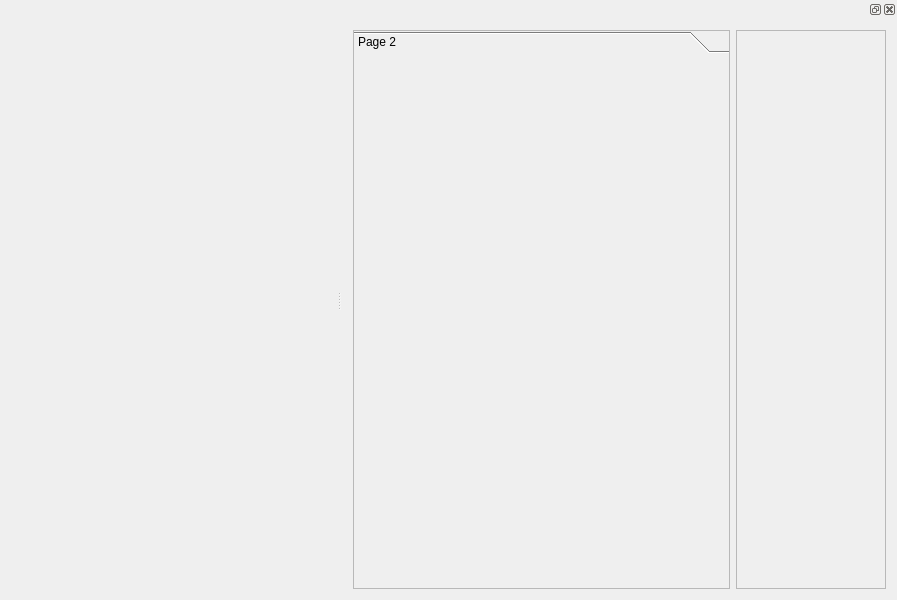
<?xml version="1.0" encoding="UTF-8"?>
<ui version="4.0">
 <class>MainWindow</class>
 <widget class="QMainWindow" name="MainWindow">
  <property name="geometry">
   <rect>
    <x>0</x>
    <y>0</y>
    <width>897</width>
    <height>600</height>
   </rect>
  </property>
  <property name="minimumSize">
   <size>
    <width>800</width>
    <height>600</height>
   </size>
  </property>
  <property name="baseSize">
   <size>
    <width>800</width>
    <height>600</height>
   </size>
  </property>
  <property name="windowTitle">
   <string/>
  </property>
  <widget class="QWidget" name="centralWidget">
   <layout class="QHBoxLayout" name="horizontalLayout">
    <item>
     <widget class="GLcanvas" name="glCanvas" native="true">
      <property name="sizePolicy">
       <sizepolicy hsizetype="Preferred" vsizetype="Preferred">
        <horstretch>0</horstretch>
        <verstretch>0</verstretch>
       </sizepolicy>
      </property>
     </widget>
    </item>
   </layout>
  </widget>
  <widget class="QMenuBar" name="menuBar">
   <property name="geometry">
    <rect>
     <x>0</x>
     <y>0</y>
     <width>897</width>
     <height>25</height>
    </rect>
   </property>
  </widget>
  <widget class="QDockWidget" name="dockWidget">
   <property name="sizePolicy">
    <sizepolicy hsizetype="Preferred" vsizetype="Preferred">
     <horstretch>0</horstretch>
     <verstretch>0</verstretch>
    </sizepolicy>
   </property>
   <property name="minimumSize">
    <size>
     <width>551</width>
     <height>233</height>
    </size>
   </property>
   <property name="autoFillBackground">
    <bool>false</bool>
   </property>
   <property name="features">
    <set>QDockWidget::AllDockWidgetFeatures</set>
   </property>
   <property name="allowedAreas">
    <set>Qt::NoDockWidgetArea</set>
   </property>
   <attribute name="dockWidgetArea">
    <number>2</number>
   </attribute>
   <widget class="QWidget" name="dockWidgetContents">
    <property name="layoutDirection">
     <enum>Qt::RightToLeft</enum>
    </property>
    <layout class="QHBoxLayout" name="horizontalLayout_2">
     <item>
      <widget class="QScrollArea" name="scrollArea">
       <property name="minimumSize">
        <size>
         <width>150</width>
         <height>0</height>
        </size>
       </property>
       <property name="widgetResizable">
        <bool>true</bool>
       </property>
       <widget class="QWidget" name="scrollAreaWidgetContents">
        <property name="geometry">
         <rect>
          <x>0</x>
          <y>0</y>
          <width>148</width>
          <height>530</height>
         </rect>
        </property>
       </widget>
      </widget>
     </item>
     <item>
      <widget class="QToolBox" name="toolBox">
       <property name="sizePolicy">
        <sizepolicy hsizetype="Expanding" vsizetype="Expanding">
         <horstretch>0</horstretch>
         <verstretch>0</verstretch>
        </sizepolicy>
       </property>
       <property name="minimumSize">
        <size>
         <width>377</width>
         <height>0</height>
        </size>
       </property>
       <property name="layoutDirection">
        <enum>Qt::LeftToRight</enum>
       </property>
       <property name="frameShape">
        <enum>QFrame::StyledPanel</enum>
       </property>
       <property name="frameShadow">
        <enum>QFrame::Raised</enum>
       </property>
       <property name="currentIndex">
        <number>0</number>
       </property>
       <widget class="QWidget" name="page_2">
        <property name="geometry">
         <rect>
          <x>0</x>
          <y>0</y>
          <width>375</width>
          <height>499</height>
         </rect>
        </property>
        <attribute name="label">
         <string>Page 2</string>
        </attribute>
       </widget>
      </widget>
     </item>
    </layout>
   </widget>
  </widget>
  <action name="actionTrimesh">
   <property name="text">
    <string>Trimesh</string>
   </property>
  </action>
  <action name="actionSkel">
   <property name="text">
    <string>Skel</string>
   </property>
  </action>
  <action name="actionWindow">
   <property name="text">
    <string>Window</string>
   </property>
  </action>
  <action name="actionDCEL">
   <property name="text">
    <string>DCEL</string>
   </property>
  </action>
 </widget>
 <layoutdefault spacing="6" margin="11"/>
 <customwidgets>
  <customwidget>
   <class>GLcanvas</class>
   <extends>QWidget</extends>
   <header>viewer/glcanvas.h</header>
   <container>1</container>
  </customwidget>
 </customwidgets>
 <resources/>
 <connections/>
</ui>
